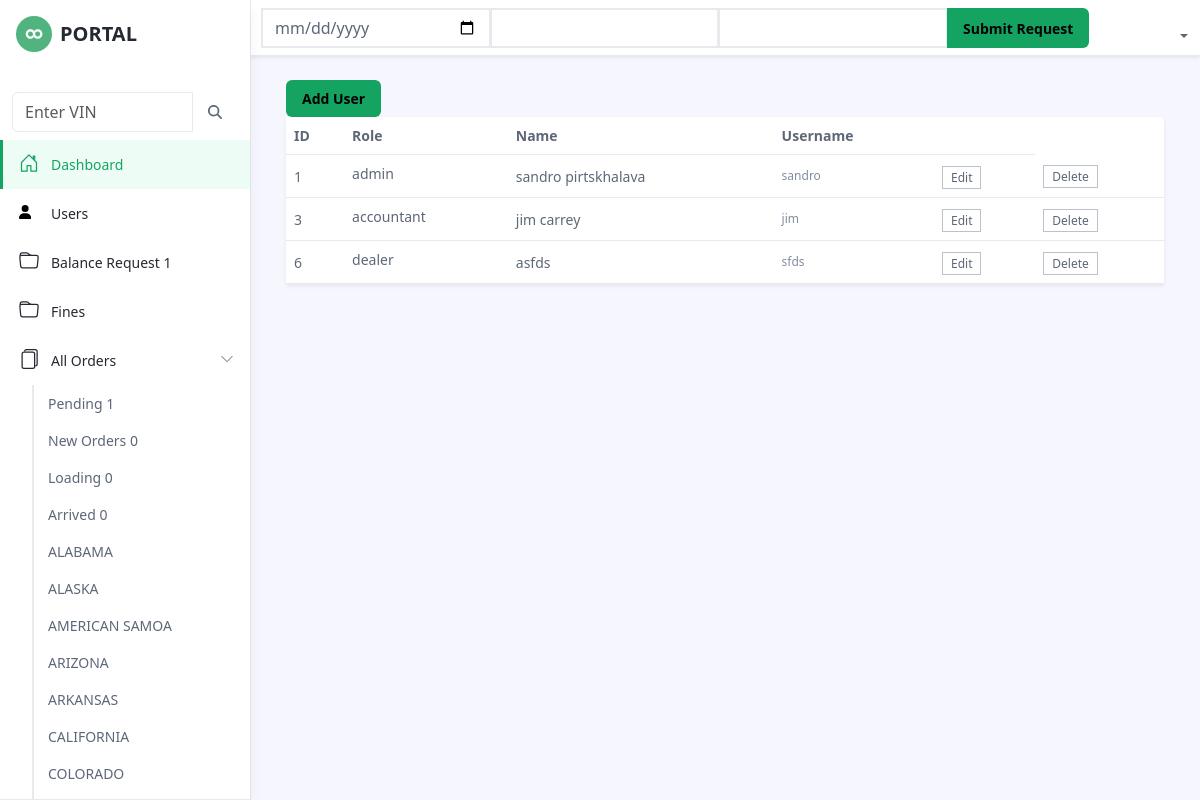
/pages/user.php (signed in), run on an earlier commit of the app's database.
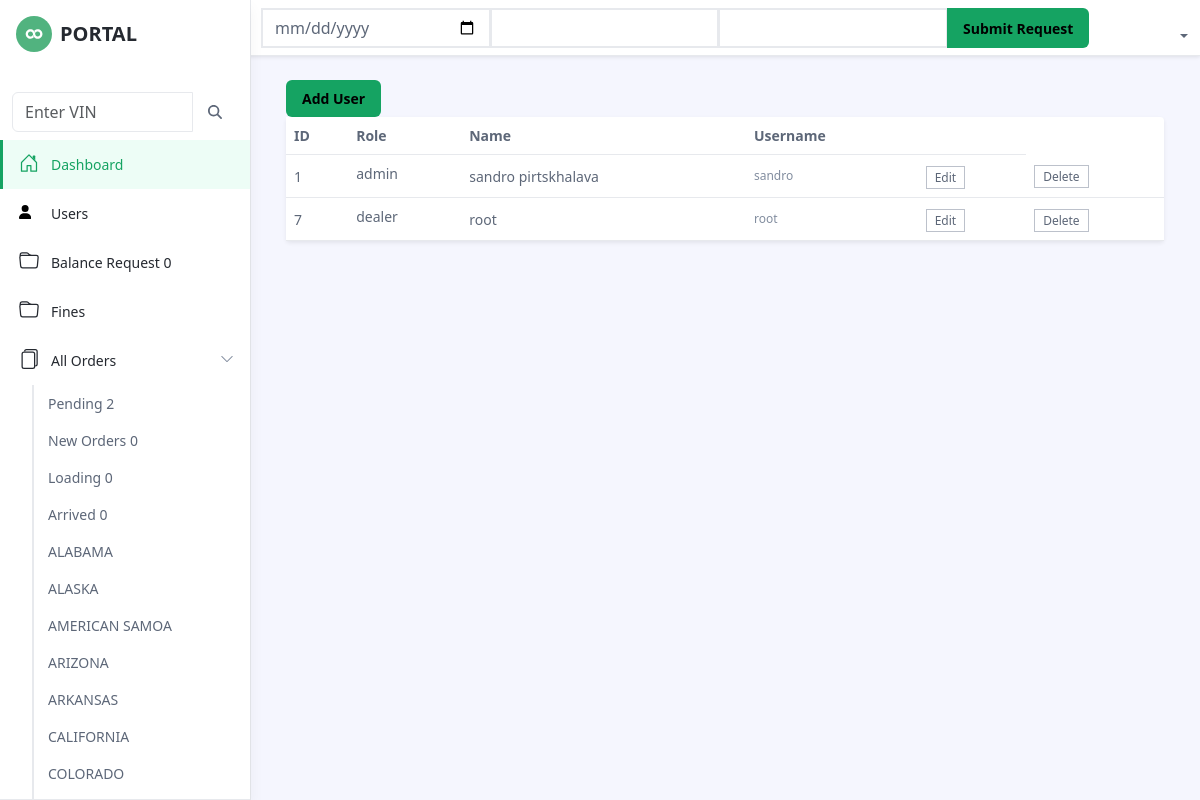
And on a later commit of the database.
### tables this page shows
CREATE TABLE `users` (
  `id` int(11) NOT NULL,
  `role` enum('dealer','admin','accountant') NOT NULL,
  `username` varchar(255) NOT NULL,
  `password` varchar(255) NOT NULL,
  `name` varchar(255) NOT NULL,
  `phone` varchar(50) DEFAULT NULL,
  `pbalance` decimal(10,0) DEFAULT NULL,
  `nbalance` double DEFAULT NULL
);

### pages/user.php (the view, shortened to what this page needs)
<?php
if (isset($_SESSION["username"]) && isset($_SESSION["id"])) { ?>
<!DOCTYPE html>
<html>
<head>
    <link id="theme-style" rel="stylesheet" href="assets/css/portal.css">
</head>
<body class="app">
    <header class="app-header fixed-top">
        <div class="app-header-inner">
	        <div class="container-fluid py-2">
		        <div class="app-header-content">
		            <div class="row justify-content-between align-items-center">
				    <div class="col-auto">
                        <?php include "../add_balance.php";?>
				    </div>
		            <div class="app-utilities col-auto">
                    <?php
                   include "../balance.php";
                   ?>
		            </div>
		        </div>
	            </div>
	        </div>
        </div>
        <div id="app-sidepanel" class="app-sidepanel">
	        <div class="sidepanel-inner d-flex flex-column">
		        <div class="app-branding">
		            <a class="app-logo" href="index.html"><img class="logo-icon me-2" src="assets/images/app-logo.svg" alt="logo"><span class="logo-text">PORTAL</span></a>
		        </div>
			    <?php include "../sidebar.php"; ?>
	        </div>
	    </div>
    </header>
    <div class="app-wrapper">
	    <div class="app-content pt-3 p-md-3 p-lg-4">
		    <div class="container-xl">
			<button type="button" id="add_user_record" class="btn btn-primary">Add User</button>
			    <div class="row g-4 mb-4">
				<div class="tab-content" id="orders-table-tab-content">
			        <div class="tab-pane fade show active" id="orders-all" role="tabpanel" aria-labelledby="orders-all-tab">
					    <div class="app-card app-card-orders-table shadow-sm mb-5">
						    <div class="app-card-body">
							    <div class="table-responsive">
							        <table class="table app-table-hover mb-0 text-left">
										<thead>
											<tr>
												<th class="cell">ID</th>
												<th class="cell">Role</th>
												<th class="cell">Name</th>
												<th class="cell">Username</th>
												<th class="cell"></th>
											</tr>
										</thead>
										<tbody>
										<?php
                                 $sql = "SELECT * FROM users";
                                 $result = mysqli_query($conn, $sql);
                                 while ($row = mysqli_fetch_array($result)) { ?>
											<tr>
												<td class="cell"><?php echo $row["id"]; ?></td>
												<td class="cell"><span class="truncate"><?php echo $row["role"]; ?></span></td>
												<td class="cell"><?php echo $row["name"]; ?></td>
												<td class="cell"><span class="note"><?php echo $row["username"]; ?></span></td>
												<td class="cell"><a class="btn-sm app-btn-secondary edit" data-id="<?php echo $row["id"]; ?>" href="#">Edit</a></td>
												<td class="cell"><a class="btn-sm app-btn-secondary delete" data-id="<?php echo $row["id"]; ?>" href="#">Delete</a></td>
											</tr>
										<?php }
                                           ?>
										</tbody>
									</table>
						        </div>
						    </div>
						</div>
			        </div>
				</div>
		    </div>
	    </div>
    </div>
</body>
</html>
<?php } else {header("Location: ../index.php");} ?>

### add_balance.php (shortened to what this page needs)
<div class="app-utility-item app-user-dropdown dropdown">
<form action="submit_balance_request.php" method="post" id="balanceRequestForm">
<div class="input-group mb-3">
        <input type="date" class="form-control border-2" id="date" name="date">
        <input type="text" id="amount" name="amount" class="form-control border-2">
        <input type="text" id="user" name="user" class="form-control border-2">
        <button type="button" class="btn btn-primary border-2" id="submitRequest">Submit Request</button>
    </div>
    </form>
</div>

### balance.php (shortened to what this page needs)
<div class="app-utility-item app-user-dropdown dropdown">
<a class="dropdown-toggle" id="user-dropdown-toggle" data-bs-toggle="dropdown" href="#" role="button" aria-expanded="false">
</a>
</div>

### sidebar.php (shortened to what this page needs)
<?php
include "db_conn.php";
?>
<nav id="app-nav-main" class="app-nav app-nav-main flex-grow-1">
   <ul class="app-menu list-unstyled accordion" id="menu-accordion">
   <li class="nav-item">
    <div class="container mt-4 mb-2">
        <form id="searchForm" action="search_results.php" method="GET">
            <div class="input-group">
                <input type="text" class="form-control" id="searchInput" name="search" placeholder="Enter VIN">
                <button type="submit" class="btn btn-outline-secondary">
                    <i class="fas fa-search"></i>
                </button>
            </div>
        </form>
    </div>
      </li>
      <li class="nav-item">
         <a class="nav-link active" href="admin.php">
            <span class="nav-icon">
            </span>
            <span class="nav-link-text">Dashboard</span>
         </a>
      </li>
     <?php if($_SESSION['role']=='admin') {?>
      <li class="nav-item">
         <a class="nav-link" href="user.php">
            <span class="nav-icon">
            </span>
            <span class="nav-link-text">Users</span>
         </a>
      </li>
      <?php }?>
      <?php
        function getRequestCount($mycon) {
    $sql = "SELECT COUNT(id) FROM balance_requests WHERE status = 'pending'";
    $result = mysqli_query($mycon, $sql);
    $row = mysqli_fetch_array($result, MYSQLI_NUM);
    if ($row) {
        echo $row[0];
    } else {
        echo "No results found.";
    }
}
          ?>
       <?php if($_SESSION['role']=='admin') {?>
       <li class="nav-item">
         <a class="nav-link" href="check_balance.php">
         <span class="nav-icon">
            </span>
            <span class="nav-link-text">Balance Request <?php getRequestCount($conn); ?></span>
         </a>
      </li>
      <?php } ?>
      <?php if($_SESSION['role']=='admin') {?>
      <li class="nav-item">
         <a class="nav-link" href="fines.php">
         <span class="nav-icon">
            </span>
            <span class="nav-link-text">Fines</span>
         </a>
      </li>
      <?php } ?>
      <li class="nav-item has-submenu">
         <a class="nav-link submenu-toggle" href="#" data-bs-toggle="collapse" data-bs-target="#submenu-1" aria-expanded="false" aria-controls="submenu-1">
            <span class="nav-icon">
            </span>
            <span class="nav-link-text">All Orders</span>
            <span class="submenu-arrow">
               <svg width="1em" height="1em" viewBox="0 0 16 16" class="bi bi-chevron-down" fill="currentColor" xmlns="http://www.w3.org/2000/svg">
                  <path fill-rule="evenodd" d="M1.646 4.646a.5.5 0 0 1 .708 0L8 10.293l5.646-5.647a.5.5 0 0 1 .708.708l-6 6a.5.5 0 0 1-.708 0l-6-6a.5.5 0 0 1 0-.708z"/>
               </svg>
            </span>
         </a>
         <?php
        function getCount($status, $mycon) {
    $userId = intval($_SESSION['id']);
    if (is_int($status)) {
      if($_SESSION['role']=='admin'){
         $sql = "SELECT COUNT(id) FROM vehicles WHERE status = $status";
      }else{
         $sql = "SELECT COUNT(id) FROM vehicles WHERE status = $status AND user_id = $userId";
     }
    } else {
        $status = mysqli_real_escape_string($mycon, $status);
        if($_SESSION['role']=='admin'){
         $sql = "SELECT COUNT(id) FROM vehicles WHERE status = '$status'";
      }else{
         $sql = "SELECT COUNT(id) FROM vehicles WHERE status = '$status' AND user_id = $userId";
     }
    }
    $result = mysqli_query($mycon, $sql);
    $row = mysqli_fetch_array($result, MYSQLI_NUM);
    if ($row) {
        echo $row[0];
    } else {
        echo "No results found.";
    }
}
$us_states = array(
	'AL'=>'ALABAMA',
	'AK'=>'ALASKA',
	'AS'=>'AMERICAN SAMOA',
	'AZ'=>'ARIZONA',
	'AR'=>'ARKANSAS',
	'CA'=>'CALIFORNIA',
	'CO'=>'COLORADO',
	'CT'=>'CONNECTICUT',
	'DE'=>'DELAWARE',
	'DC'=>'DISTRICT OF COLUMBIA',
	'FM'=>'FEDERATED STATES OF MICRONESIA',
	'FL'=>'FLORIDA',
	'GA'=>'GEORGIA',
	'GU'=>'GUAM GU',
	'HI'=>'HAWAII',
	'ID'=>'IDAHO',
	'IL'=>'ILLINOIS',
	'IN'=>'INDIANA',
	'IA'=>'IOWA',
	'KS'=>'KANSAS',
	'KY'=>'KENTUCKY',
	'LA'=>'LOUISIANA',
	'ME'=>'MAINE',
	'MH'=>'MARSHALL ISLANDS',
	'MD'=>'MARYLAND',
	'MA'=>'MASSACHUSETTS',
	'MI'=>'MICHIGAN',
	'MN'=>'MINNESOTA',
	'MS'=>'MISSISSIPPI',
	'MO'=>'MISSOURI',
	'MT'=>'MONTANA',
	'NE'=>'NEBRASKA',
	'NV'=>'NEVADA',
	'NH'=>'NEW HAMPSHIRE',
	'NJ'=>'NEW JERSEY',
	'NM'=>'NEW MEXICO',
	'NY'=>'NEW YORK',
	'NC'=>'NORTH CAROLINA',
	'ND'=>'NORTH DAKOTA',
	'MP'=>'NORTHERN MARIANA ISLANDS',
	'OH'=>'OHIO',
	'OK'=>'OKLAHOMA',
	'OR'=>'OREGON',
	'PW'=>'PALAU',
	'PA'=>'PENNSYLVANIA',
	'PR'=>'PUERTO RICO',
	'RI'=>'RHODE ISLAND',
	'SC'=>'SOUTH CAROLINA',
	'SD'=>'SOUTH DAKOTA',
	'TN'=>'TENNESSEE',
	'TX'=>'TEXAS',
	'UT'=>'UTAH',
	'VT'=>'VERMONT',
	'VI'=>'VIRGIN ISLANDS',
	'VA'=>'VIRGINIA',
	'WA'=>'WASHINGTON',
	'WV'=>'WEST VIRGINIA',
	'WI'=>'WISCONSIN',
	'WY'=>'WYOMING',
	'AE'=>'ARMED FORCES AFRICA \ CANADA \ EUROPE \ MIDDLE EAST',
	'AA'=>'ARMED FORCES AMERICA (EXCEPT CANADA)',
	'AP'=>'ARMED FORCES PACIFIC'
);
          ?>
         <div id="submenu-1" class="collapse submenu submenu-1 show" data-bs-parent="#menu-accordion">
            <ul class="submenu-list list-unstyled">
               <li class="submenu-item"><a class="submenu-link" href="pending.php">Pending <?php getCount("Pending", $conn); ?></a></li>
               <li class="submenu-item"><a class="submenu-link" href="new.php">New Orders <?php getCount("New", $conn); ?></a></li>
               <li class="submenu-item"><a class="submenu-link" href="dispached.php">Loading <?php getCount("Loading", $conn); ?></a></li>
               <li class="submenu-item"><a class="submenu-link" href="arrived.php">Arrived <?php getCount("Arrived", $conn); ?></a></li>
               <?php foreach ($us_states as $value) {
               echo "<li class='submenu-item'><a class='submenu-link' href='orders.php?state=".strtolower($value)."'>".$value."</a></li>";
               } ?>
            </ul>
         </div>
      </li>
   </ul>
</nav>

### sidebar.php (style rules this page uses)
.input-group .btn { border: 0; }

What changed in the data, as far as the page shows it:
removed users: id "3", role "accountant", name "jim carrey", username "jim"
removed users: id "6", role "dealer", name "asfds", username "sfds"
added users: id "7", role "dealer", name "root", username "root"
Also different on the page:
$row[0]: "1" → "0"
$row[0]: "1 0 0 0" → "2 0 0 0"
